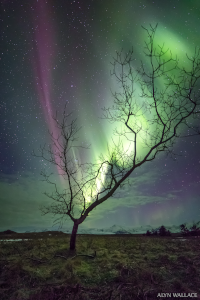
#> input picture AuroraTree_Wallace_200.png, 200 x 300 px
$ python dpid.py AuroraTree_Wallace_200.png 100 100 1.0
#> lines starting #> are read from the running program, lines starting #| are printed output that depends on the picture
#!/usr/bin/python
# -*- coding: utf-8 -*-
import sys
import cv2
import math
import numpy as np
import os.path
a=len(sys.argv)
#img=cv2.imread('Reference.png')
filename=sys.argv[1]
img=cv2.imread(filename)
#> img is the input picture: shape (300, 200, 3); mean B, G, R 76.3, 84.2, 72.4
filename=os.path.basename(filename)
[iHeight, iWidth, channels]=img.shape
#> iHeight = 300; iWidth = 200; channels = 3
oWidth=128
oHeight=0
_lambda=1.0
if a>2:
    oWidth = int(sys.argv[2])
if a>3:
    oHeight = int(sys.argv[3])
if a>4:
    _lambda = float(sys.argv[4])


if oWidth  == 0:
    oWidth  = round(iWidth  * oHeight/iHeight)
if oHeight == 0:
    oHeight = round(iHeight * oWidth /iWidth)
outputFilename = str(filename+'_'+str(oWidth)+'x'+str(oHeight)+'_'+str(_lambda)+'.png')
print(filename,oWidth,oHeight,_lambda)
avgImage = np.zeros([oHeight, oWidth, channels])
oImage   = np.zeros([oHeight, oWidth, channels])

pWidth  = iWidth  / oWidth
#> pWidth = 2
pHeight = iHeight / oHeight
#> pHeight = 3
#calc average image
for py in range(oHeight):
    for px in range(oWidth):
        sx = max(px * pWidth, 0)
        ex = min((px+1) * pWidth, iWidth)
        sy = max(py * pHeight, 0)
        ey = min((py+1) * pHeight, iHeight)

        sxr = math.floor(sx)
        syr = math.floor(sy)
        exr = math.ceil(ex)
        eyr = math.ceil(ey)

        avgF = 0

        for iy in range(syr,eyr):
            for ix in range(sxr,exr):
                f=1
                if(ix < sx):
                    f = f * (1.0 - (sx - ix))
                if((ix+1) > ex):
                    f = f * (1.0 - ((ix+1) - ex))
                if(iy < sy):
                    f = f * (1.0 - (sy - iy))
                if((iy+1) > ey):
                    f = f * (1.0 - ((iy+1) - ey))
                avgImage[py, px, :] = avgImage[py, px, :] + (img[iy, ix, :] * f)
                avgF = avgF + f
        avgImage[py, px, :] = avgImage[py, px, :] / avgF
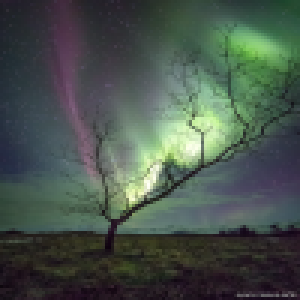
#> avgImage: shape (100, 100, 3) float64 (shown 3 times larger); mean B, G, R 76.3, 84.2, 72.4
#cv2.imwrite("avg.png", avgImage)
#calc output image
for py in range(oHeight):
    for px in range(oWidth):
        avg=np.zeros([1, channels + 1])
        if(py > 0):
            if(px > 0):
                avg = avg + np.append(np.reshape(avgImage[py-1, px-1,   :], [1,channels]) * 1,1)
            avg = avg + np.append(np.reshape(avgImage[py-1, px+0, :], [1,channels]) * 2,2)
            if((px+1) < oWidth):
                avg = avg + np.append(np.reshape(avgImage[py-1, px+1, :], [1,channels]) * 1,1)
        if(px > 0):
            avg = avg + np.append(np.reshape(avgImage[py+0, px-1,   :], [1,channels]) * 2,2)
        avg = avg + np.append(np.reshape(avgImage[py+0, px+0, :], [1,channels]) * 4,4)
        if((px+1) < oWidth):
            avg = avg + np.append(np.reshape(avgImage[py+0, px+1, :], [1,channels]) * 2,2)

        if((py+1) < oHeight):
            if(px > 0):
                avg = avg + np.append(np.reshape(avgImage[py+1, px-1,   :], [1,channels]) * 1,1)
            avg = avg + np.append(np.reshape(avgImage[py+1, px+0, :], [1,channels]) * 2,2)
            if((px+1) < oWidth):
                avg = avg + np.append(np.reshape(avgImage[py+1, px+1, :], [1,channels]) * 1,1)
        if avg[0][3]==4:
            print(avg[0][3])
        avg = avg / avg[0][3]
        avg = avg[0][0:channels]
        sx = max(px * pWidth, 0)
        ex = min((px+1) * pWidth, iWidth)
        sy = max(py * pHeight, 0)
        ey = min((py+1) * pHeight, iHeight)

        sxr = math.floor(sx)
        syr = math.floor(sy)
        exr = math.ceil(ex)
        eyr = math.ceil(ey)

        oF = 0

        for iy in range(syr,(eyr)):
            for ix in range(sxr,(exr)):
                if _lambda == 0:
                    f = 1
                else:
                    f=np.linalg.norm(avg - np.reshape(img[iy + 0, ix + 0, :], [1,channels]),2)
                    #f=f/441.6729559
                    f = f **_lambda

                if(ix < sx):
                    f = f * (1.0 - (sx - ix))
                if((ix+1) > ex):
                    f = f * (1.0 - ((ix+1) - ex))
                if(iy < sy):
                    f = f * (1.0 - (sy - iy))
                if((iy+1) > ey):
                    f = f * (1.0 - ((iy+1) - ey))

                oImage[py + 0, px + 0, :] = oImage[py + 0, px + 0, :] + (img[iy + 0, ix + 0, :] * f)
                oF = oF + f

        if (oF == 0):
            oImage[py + 0, px + 0, :] = avg
        else:
            oImage[py + 0, px + 0, :] = oImage[py + 0, px + 0, :] / oF
cv2.imwrite(outputFilename, oImage)
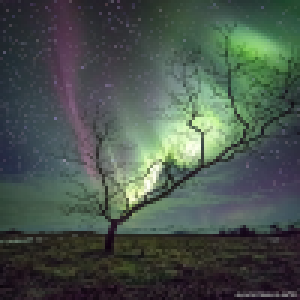
#> saved as AuroraTree_Wallace_200.png_100x100_1.0.png: shape (100, 100, 3) (shown 3 times larger); mean B, G, R 76.4, 84.1, 72.5

$ run again, on golang.png
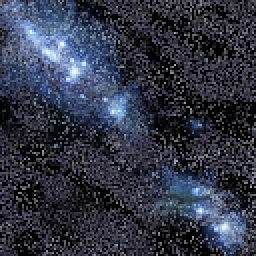
#> input picture golang.png, 128 x 128 px (shown 2 times larger)
#> img is the input picture: shape (128, 128, 3); mean B, G, R 70, 54.4, 49.9
#> after the loop `for py in range(oHeight):`:
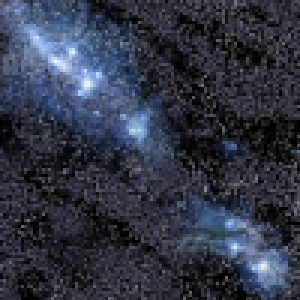
#> avgImage: shape (100, 100, 3) float64 (shown 3 times larger); mean B, G, R 70, 54.4, 49.9
#> after the loop `for py in range(oHeight):`:
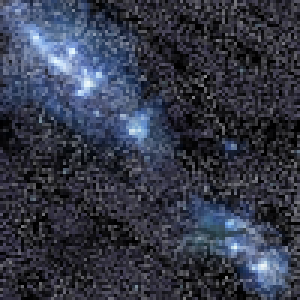
#> oImage: shape (100, 100, 3) float64 (shown 3 times larger); mean B, G, R 72.2, 57.1, 52.6
